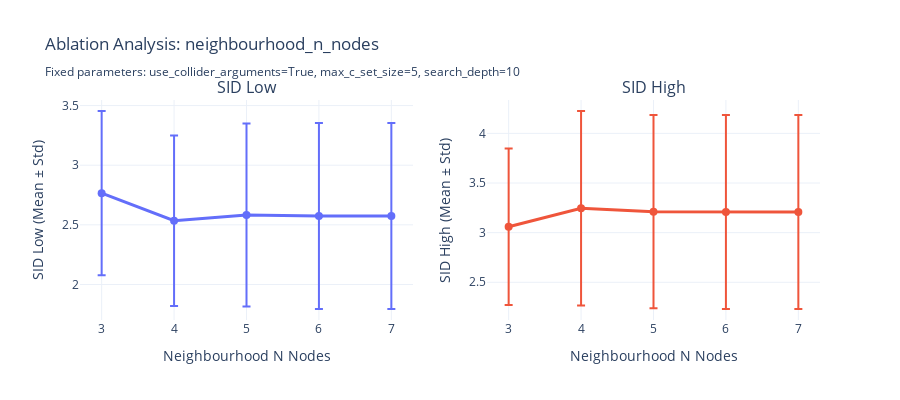
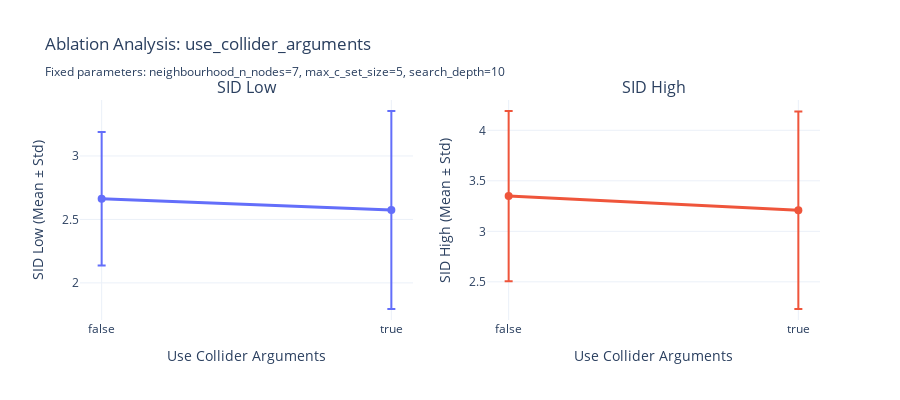
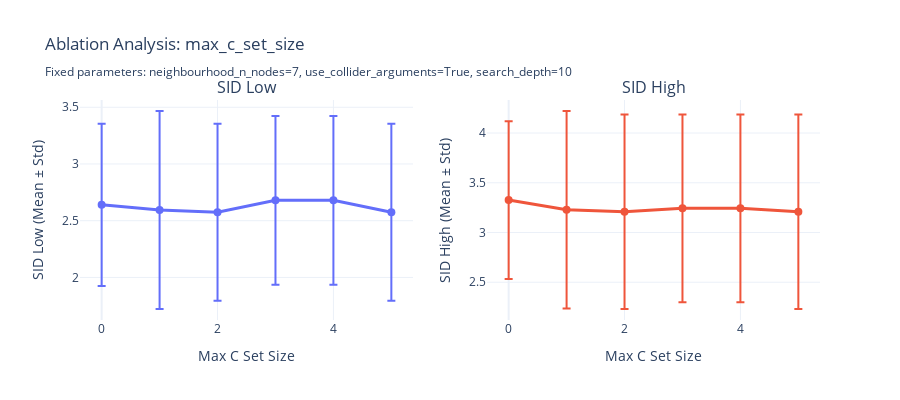
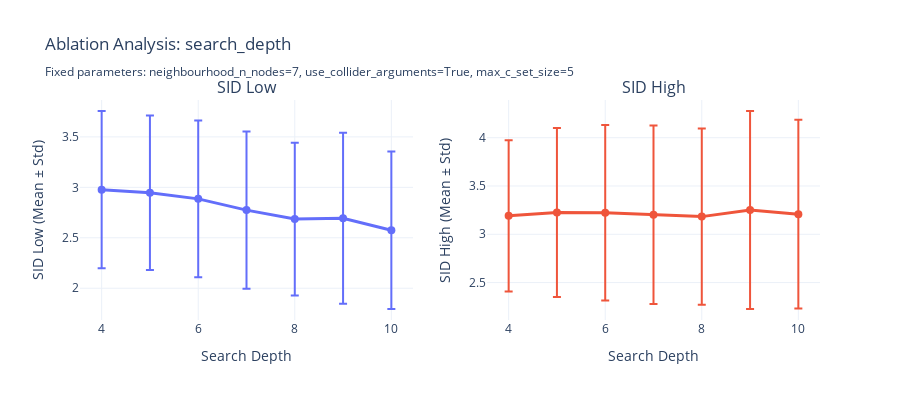

Notebook code cell kept with these figures, in order:
### Code cell
# 1. Neighbourhood N Nodes ablation
print("\n1. Neighbourhood N Nodes Ablation")
stats_cycle = create_ablation_plot('neighbourhood_n_nodes')

# 2. Use collider arguments ablation
print("\n2. Use Collider Arguments Ablation")
stats_ct_depth = create_ablation_plot('use_collider_arguments',)

# 3. Max C Set Size ablation  
print("\n3. Max C Set Size Ablation")
stats_c_set = create_ablation_plot('max_c_set_size')

# 4. Search Depth ablation
print("\n4. Search Depth Ablation") 
stats_search = create_ablation_plot('search_depth')

### Figure 1 — Plotly figure (JSON) as saved in the notebook; plotly's stock layout.template omitted (floating-point values rounded to 4 significant figures)
{"data": [{"error_y": {"array": [0.6889, 0.7156, 0.7679, 0.7801, 0.7801], "type": "data", "visible": true}, "line": {"width": 3}, "marker": {"size": 8}, "mode": "lines+markers", "name": "SID Low", "type": "scatter", "x": [3, 4, 5, 6, 7], "xaxis": "x", "y": [2.766, 2.534, 2.583, 2.574, 2.574], "yaxis": "y"}, {"error_y": {"array": [0.7889, 0.9796, 0.9729, 0.9776, 0.9776], "type": "data", "visible": true}, "line": {"width": 3}, "marker": {"size": 8}, "mode": "lines+markers", "name": "SID High", "type": "scatter", "x": [3, 4, 5, 6, 7], "xaxis": "x2", "y": [3.06, 3.246, 3.211, 3.209, 3.209], "yaxis": "y2"}], "layout": {"annotations": [{"font": {"size": 16}, "showarrow": false, "text": "SID Low", "x": 0.225, "xanchor": "center", "xref": "paper", "y": 1, "yanchor": "bottom", "yref": "paper"}, {"font": {"size": 16}, "showarrow": false, "text": "SID High", "x": 0.775, "xanchor": "center", "xref": "paper", "y": 1, "yanchor": "bottom", "yref": "paper"}], "height": 400, "showlegend": false, "title": {"text": "Ablation Analysis: neighbourhood_n_nodes<br><sub>Fixed parameters: use_collider_arguments=True, max_c_set_size=5, search_depth=10</sub>"}, "xaxis": {"anchor": "y", "domain": [0, 0.45], "title": {"text": "Neighbourhood N Nodes"}}, "xaxis2": {"anchor": "y2", "domain": [0.55, 1], "title": {"text": "Neighbourhood N Nodes"}}, "yaxis": {"anchor": "x", "domain": [0, 1], "title": {"text": "SID Low (Mean ± Std)"}}, "yaxis2": {"anchor": "x2", "domain": [0, 1], "title": {"text": "SID High (Mean ± Std)"}}}}

### Figure 2 — Plotly figure (JSON) as saved in the notebook; plotly's stock layout.template omitted (floating-point values rounded to 4 significant figures)
{"data": [{"error_y": {"array": [0.5265, 0.7801], "type": "data", "visible": true}, "line": {"width": 3}, "marker": {"size": 8}, "mode": "lines+markers", "name": "SID Low", "type": "scatter", "x": [false, true], "xaxis": "x", "y": [2.663, 2.574], "yaxis": "y"}, {"error_y": {"array": [0.8425, 0.9776], "type": "data", "visible": true}, "line": {"width": 3}, "marker": {"size": 8}, "mode": "lines+markers", "name": "SID High", "type": "scatter", "x": [false, true], "xaxis": "x2", "y": [3.349, 3.209], "yaxis": "y2"}], "layout": {"annotations": [{"font": {"size": 16}, "showarrow": false, "text": "SID Low", "x": 0.225, "xanchor": "center", "xref": "paper", "y": 1, "yanchor": "bottom", "yref": "paper"}, {"font": {"size": 16}, "showarrow": false, "text": "SID High", "x": 0.775, "xanchor": "center", "xref": "paper", "y": 1, "yanchor": "bottom", "yref": "paper"}], "height": 400, "showlegend": false, "title": {"text": "Ablation Analysis: use_collider_arguments<br><sub>Fixed parameters: neighbourhood_n_nodes=7, max_c_set_size=5, search_depth=10</sub>"}, "xaxis": {"anchor": "y", "domain": [0, 0.45], "title": {"text": "Use Collider Arguments"}}, "xaxis2": {"anchor": "y2", "domain": [0.55, 1], "title": {"text": "Use Collider Arguments"}}, "yaxis": {"anchor": "x", "domain": [0, 1], "title": {"text": "SID Low (Mean ± Std)"}}, "yaxis2": {"anchor": "x2", "domain": [0, 1], "title": {"text": "SID High (Mean ± Std)"}}}}

### Figure 3 — Plotly figure (JSON) as saved in the notebook; plotly's stock layout.template omitted (floating-point values rounded to 4 significant figures)
{"data": [{"error_y": {"array": [0.7147, 0.8727, 0.7801, 0.744, 0.744, 0.7801], "type": "data", "visible": true}, "line": {"width": 3}, "marker": {"size": 8}, "mode": "lines+markers", "name": "SID Low", "type": "scatter", "x": [0, 1, 2, 3, 4, 5], "xaxis": "x", "y": [2.64, 2.594, 2.574, 2.68, 2.68, 2.574], "yaxis": "y"}, {"error_y": {"array": [0.7925, 0.9927, 0.9776, 0.9442, 0.9442, 0.9776], "type": "data", "visible": true}, "line": {"width": 3}, "marker": {"size": 8}, "mode": "lines+markers", "name": "SID High", "type": "scatter", "x": [0, 1, 2, 3, 4, 5], "xaxis": "x2", "y": [3.326, 3.229, 3.209, 3.243, 3.243, 3.209], "yaxis": "y2"}], "layout": {"annotations": [{"font": {"size": 16}, "showarrow": false, "text": "SID Low", "x": 0.225, "xanchor": "center", "xref": "paper", "y": 1, "yanchor": "bottom", "yref": "paper"}, {"font": {"size": 16}, "showarrow": false, "text": "SID High", "x": 0.775, "xanchor": "center", "xref": "paper", "y": 1, "yanchor": "bottom", "yref": "paper"}], "height": 400, "showlegend": false, "title": {"text": "Ablation Analysis: max_c_set_size<br><sub>Fixed parameters: neighbourhood_n_nodes=7, use_collider_arguments=True, search_depth=10</sub>"}, "xaxis": {"anchor": "y", "domain": [0, 0.45], "title": {"text": "Max C Set Size"}}, "xaxis2": {"anchor": "y2", "domain": [0.55, 1], "title": {"text": "Max C Set Size"}}, "yaxis": {"anchor": "x", "domain": [0, 1], "title": {"text": "SID Low (Mean ± Std)"}}, "yaxis2": {"anchor": "x2", "domain": [0, 1], "title": {"text": "SID High (Mean ± Std)"}}}}

### Figure 4 — Plotly figure (JSON) as saved in the notebook; plotly's stock layout.template omitted (floating-point values rounded to 4 significant figures)
{"data": [{"error_y": {"array": [0.7795, 0.7652, 0.776, 0.7782, 0.757, 0.8474, 0.7801], "type": "data", "visible": true}, "line": {"width": 3}, "marker": {"size": 8}, "mode": "lines+markers", "name": "SID Low", "type": "scatter", "x": [4, 5, 6, 7, 8, 9, 10], "xaxis": "x", "y": [2.977, 2.946, 2.886, 2.774, 2.686, 2.694, 2.574], "yaxis": "y"}, {"error_y": {"array": [0.7833, 0.874, 0.9096, 0.9241, 0.9136, 1.025, 0.9776], "type": "data", "visible": true}, "line": {"width": 3}, "marker": {"size": 8}, "mode": "lines+markers", "name": "SID High", "type": "scatter", "x": [4, 5, 6, 7, 8, 9, 10], "xaxis": "x2", "y": [3.191, 3.226, 3.223, 3.203, 3.183, 3.251, 3.209], "yaxis": "y2"}], "layout": {"annotations": [{"font": {"size": 16}, "showarrow": false, "text": "SID Low", "x": 0.225, "xanchor": "center", "xref": "paper", "y": 1, "yanchor": "bottom", "yref": "paper"}, {"font": {"size": 16}, "showarrow": false, "text": "SID High", "x": 0.775, "xanchor": "center", "xref": "paper", "y": 1, "yanchor": "bottom", "yref": "paper"}], "height": 400, "showlegend": false, "title": {"text": "Ablation Analysis: search_depth<br><sub>Fixed parameters: neighbourhood_n_nodes=7, use_collider_arguments=True, max_c_set_size=5</sub>"}, "xaxis": {"anchor": "y", "domain": [0, 0.45], "title": {"text": "Search Depth"}}, "xaxis2": {"anchor": "y2", "domain": [0.55, 1], "title": {"text": "Search Depth"}}, "yaxis": {"anchor": "x", "domain": [0, 1], "title": {"text": "SID Low (Mean ± Std)"}}, "yaxis2": {"anchor": "x2", "domain": [0, 1], "title": {"text": "SID High (Mean ± Std)"}}}}
